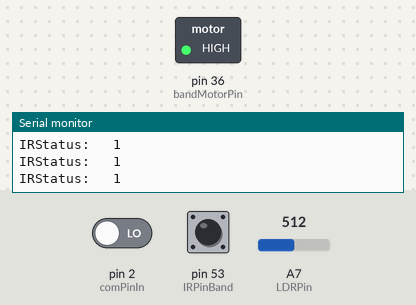
Recording of a sketch running on a simulated Arduino Mega 2560, built with avr-gcc and run on an emulated ATmega2560. Shown: switched loads named in the sketch (green lamp = pin HIGH), the last lines printed to the serial monitor. Dashed ring = blinking. The test bench sets the inputs (shaded band); at power-on: pin 53 (IRPinBand) HIGH, pin 2 (comPinIn) LOW, A7 (LDRPin) = 512.

Above: at 1.2 s.
1.3 s: pin 53 (IRPinBand) driven LOW
At 2.1 s:
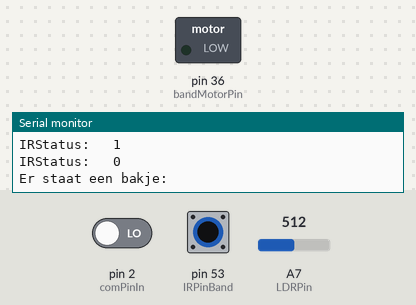
2.9 s: pin 2 (comPinIn) driven HIGH
At 4.2 s:
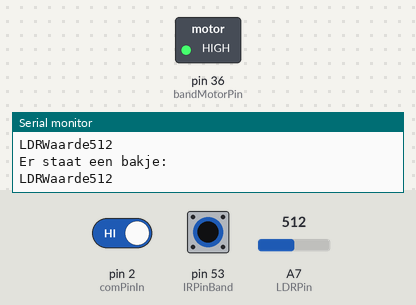
5.9 s: pin 2 (comPinIn) driven LOW
At 7.6 s:
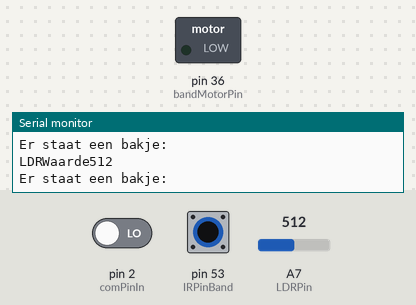
8.1 s: pin 53 (IRPinBand) driven HIGH
At 9.7 s:
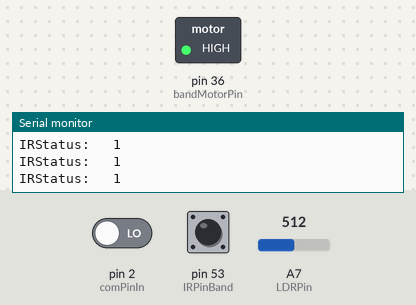
10.2 s: pin 53 (IRPinBand) pulsed LOW 5 times (0.12 s each, 0.3 s apart)
At 13.1 s:
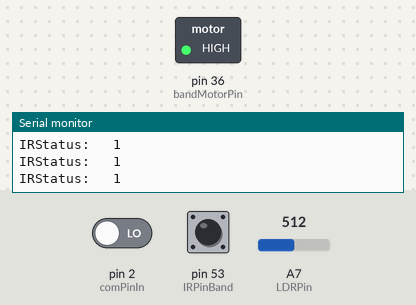
14.7 s: pin 53 (IRPinBand) pulsed LOW 2 times (0.12 s each, 0.3 s apart)
At 16.7 s:
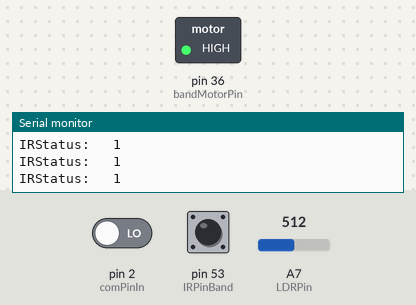
Timing chart, 0 to 18.2 s (numbered marks = the images above; inputs shaded):
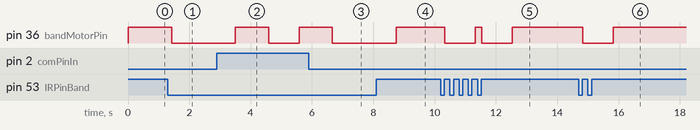

The sketch:

Calibratie_Code_LDR.ino
```cpp
const int IRPinBand = 53; //de echopin van de ultrasoon voor de bakjes orientatie
const int bandMotorPin = 36; //de pin die aangesloten staat op de MOSFET van de bandmotor
const int LDRPin = A7; //de pin die is aangesloten op de LDR
const int comPinIn = 2; //de pin die wordt gebruikt om te communiceren naar de andere arduino (in)

// Alle globale variabele worden hier gedefineerd:
int LDRWaarde;
bool IRBandStatus;


void setup() {
  //De setup:
  Serial.begin(9600); // Serial Communication is starting with 9600 of baudrate speed

  pinMode(IRPinBand, INPUT);
  pinMode(bandMotorPin, OUTPUT);
  pinMode(LDRPin, INPUT);
  pinMode(comPinIn, INPUT);

  //Alle actuatoren worden naar de beginpositie gebracht:
  digitalWrite(bandMotorPin, LOW);
  Serial.println("Setup Complete.");
}

void loop() {
  //de main code:
  //Eerst wordt er gekeken of er al een bakje op de band staat en of deze vol is of niet
  IRBandStatus = digitalRead(IRPinBand);
  //if statements voor kijken of er een bakje voor de ldr staat en welke dit is:

  Serial.print("IRStatus:   ");
  Serial.println(IRBandStatus);
  digitalWrite(bandMotorPin, HIGH);

  while(IRBandStatus == 0){
  Serial.println("Er staat een bakje:");
  delay(80);
  digitalWrite(bandMotorPin, LOW);
  delay(1000);
  LDRWaarde = analogRead(LDRPin); //LDR wordt uitgelezen
    Serial.print("LDRWaarde");
    Serial.println(LDRWaarde);
    IRBandStatus = digitalRead(IRPinBand);
    if(digitalRead(comPinIn)==1){
  digitalWrite(bandMotorPin, HIGH);
  delay(1000);
    }
  }


}
```

Measured:
- after the input at 1.3 s, pin 36 (bandMotorPin): HIGH → LOW after 0.12 s
- after the input at 2.9 s, pin 36 (bandMotorPin): LOW → HIGH after 0.61 s, → LOW 1.1 s later, → HIGH 1.0 s later
- after the input at 5.9 s, pin 36 (bandMotorPin): goes on until 6.7 s, then stays LOW
- after the input at 8.1 s, pin 36 (bandMotorPin): LOW → HIGH after 0.65 s
- after the input at 10.2 s, pin 36 (bandMotorPin): alternates HIGH for 0.20 s and LOW for 1.0 s, 4 changes in all, then stays HIGH, starting after 0.13 s
- after the input at 14.7 s, pin 36 (bandMotorPin): HIGH → LOW after 0.13 s, → HIGH 1.0 s later
